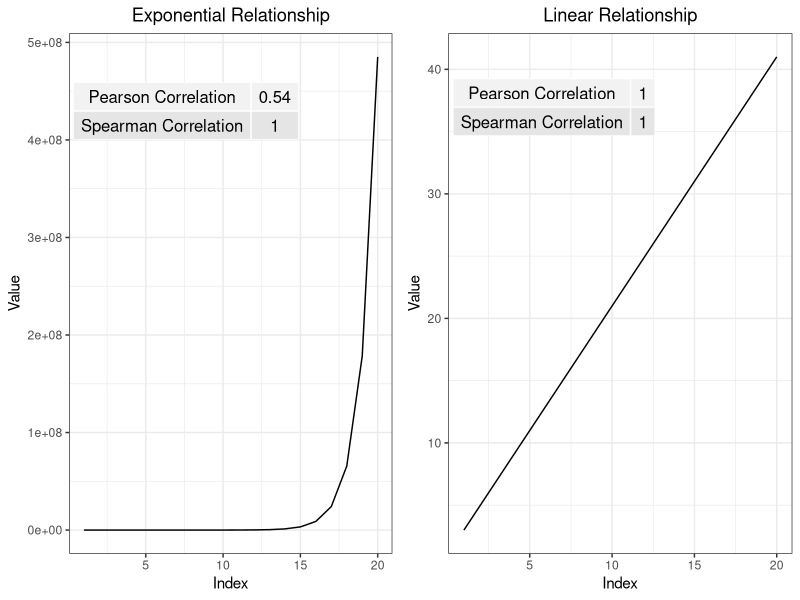
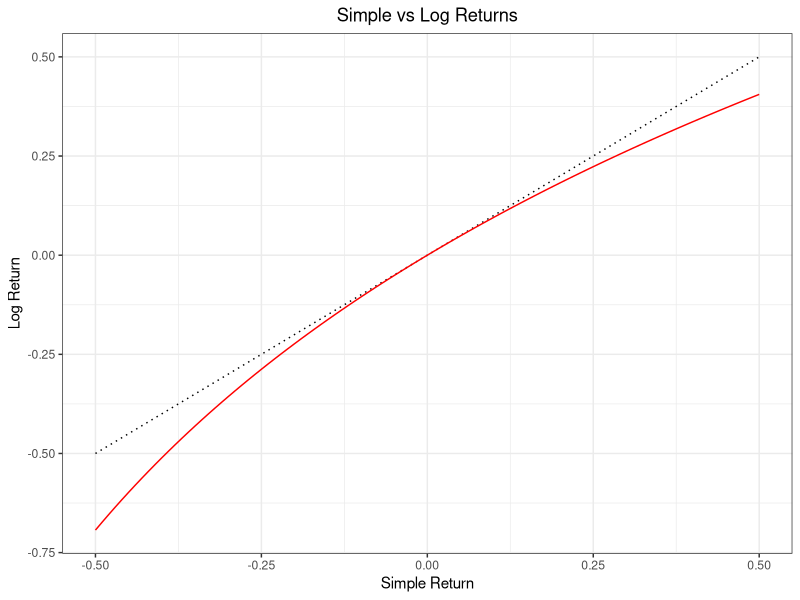
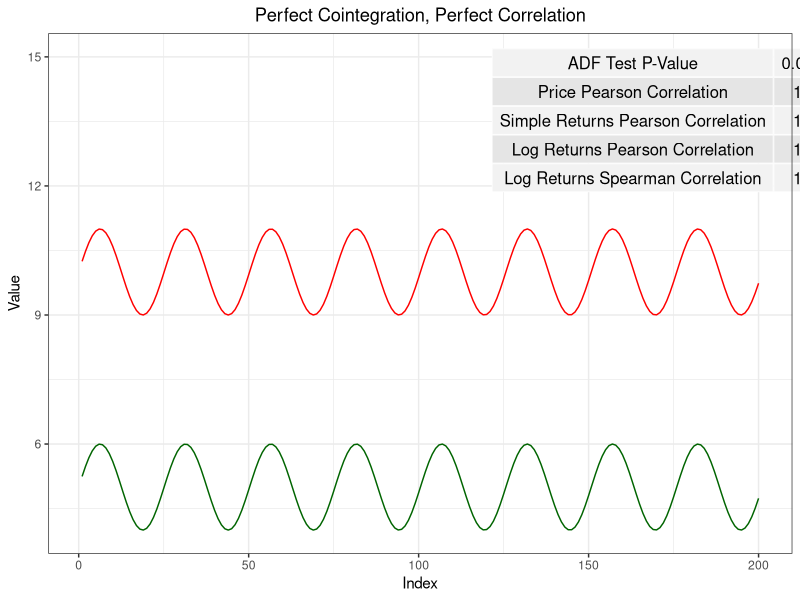
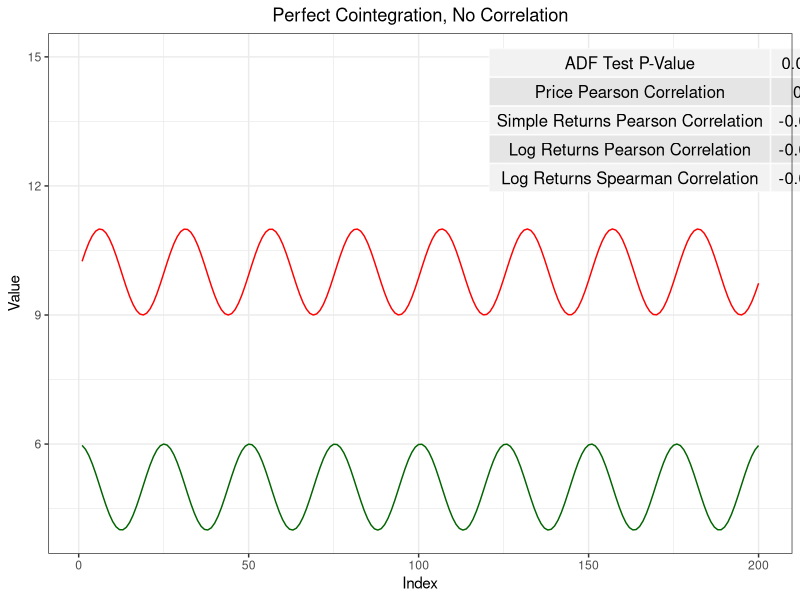
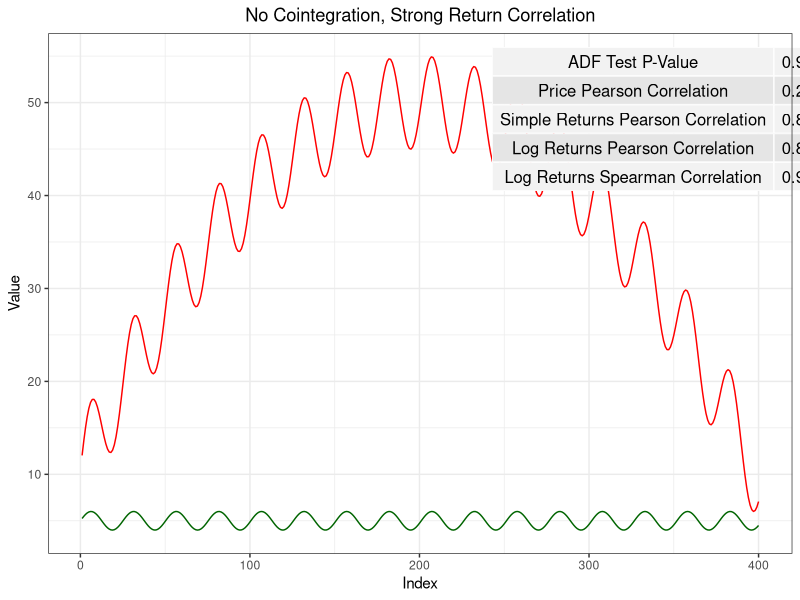
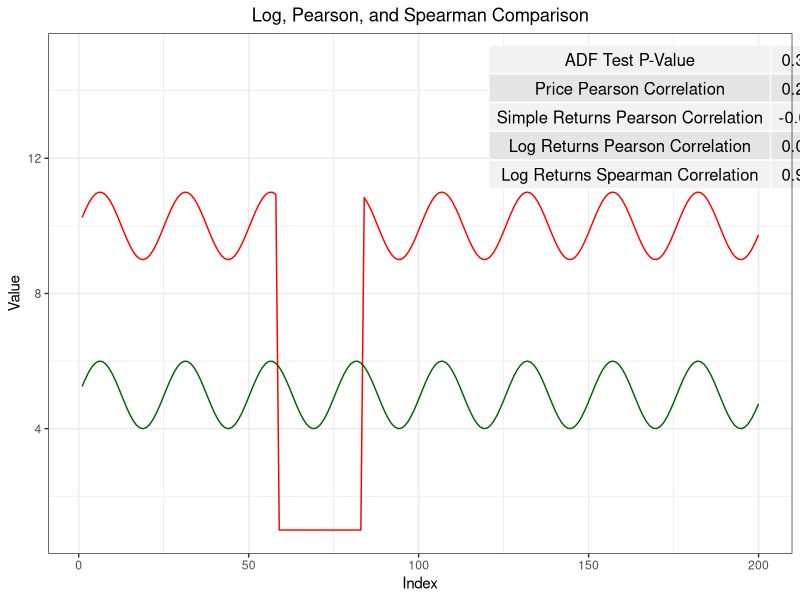
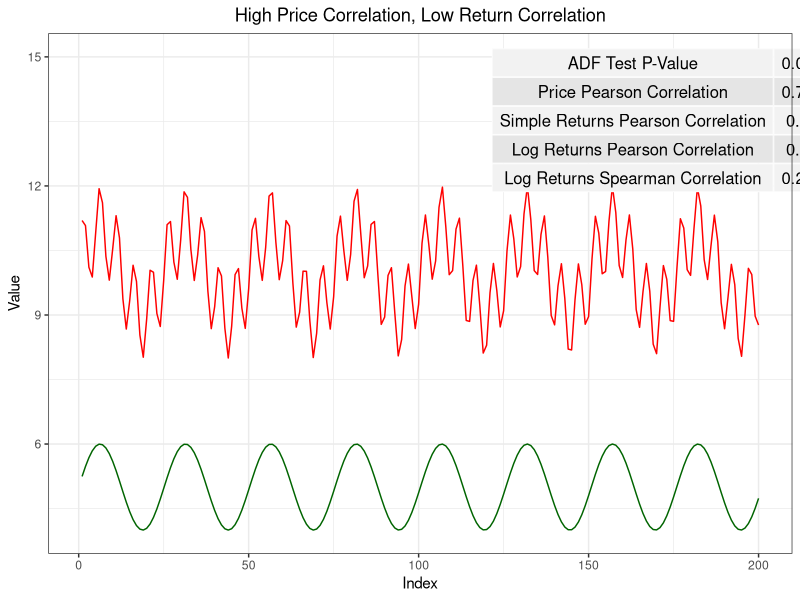
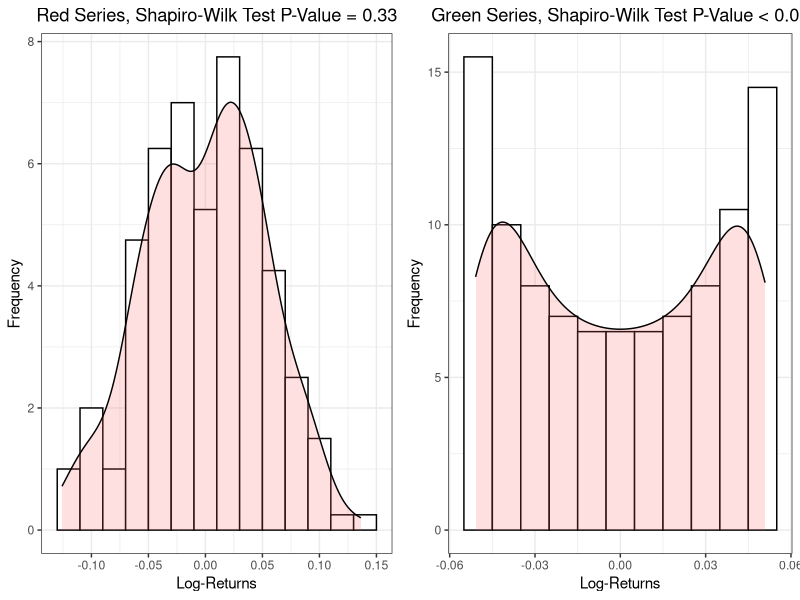

Generate these figures, in order, with R:
## ---- chunk 1
require(tseries)
require(ggplot2)
require(reshape2)
require(gridExtra)
## ---- chunk 2
calc_rets <- function(sig){
  # calculates returns and log returns of a provided signal
  # signal is assumed to be price
  # faster computation than looping structure
  sig$returns = NA; sig$log_returns = NA 
  l = seq(length(sig$price))[2:length(sig$price)]       # sequence indices 
  sig$log_returns[l] = log(sig$price[l]/sig$price[l-1]) # log returns
  sig$returns[l] = sig$price[l]/sig$price[l-1]-1        # returns
  sig = na.omit(sig)                                    # remove NA's
}

analysis <- function(top.sig, bot.sig){
  # takes in top signal and bottom signal
  # performs common analysis in this workspace (i.e. pearson cor, spearman cor, & p_val from ADF test)
  
  # p-val from ADF test
  linmod = lm(top.sig~bot.sig)
  adf_results = adf.test(linmod$residuals, k=1)
  adf_p_val = adf_results$p.value
  
  pearson_cor = cor(top.sig, bot.sig, method = 'pearson') # pearson cor
  spearman_cor = cor(top.sig, bot.sig, method = 'spearman') # spearman cor
  
  results = as.data.frame(pearson_cor); colnames(results) = 'pearson' 
  results$spearman = spearman_cor
  results$pval = adf_p_val
  
  return(results)
}

graphNtable <- function(top.sig, bot.sig, y_table, x_table, title){
  # takes in two signals, uses previous function to produce plots with tables of useful statistics
  # y_table is used to position the table on the graph based on the y-axis
  
  top.mod = calc_rets(top.sig); bot.mod = calc_rets(bot.sig) # calculate returns & log-returns
  
  results = round(rbind(analysis(top.mod$price,       bot.mod$price),
                        analysis(top.mod$returns,     bot.mod$returns),
                        analysis(top.mod$log_returns, bot.mod$log_returns)),2)
  
  signals = cbind(top.mod$price,bot.mod$price)
  colnames(signals) = c('top','bot')
  signals = melt(signals, id.vars = index)
  
  gg = ggplot(data = signals, aes(x = Var1, y = value, group = Var2, color = Var2, ymax = 15)) + geom_line() + 
    ggtitle(title) + 
    labs(x="Index",y="Value") + scale_color_manual(values=c('red','darkgreen')) + theme_bw() + 
    theme(legend.position = 'none', plot.title = element_text(hjust = 0.5))
  
  table = matrix(nrow = 5, ncol = 2)
  table[1,1] = 'ADF Test P-Value'
  table[2,1] = 'Price Pearson Correlation'
  table[3,1] = 'Simple Returns Pearson Correlation'
  table[4,1] = 'Log Returns Pearson Correlation'
  table[5,1] = 'Log Returns Spearman Correlation'
  table[1,2] = results$pval[1]
  table[2,2] = results$pearson[1]
  table[3,2] = results$pearson[2]
  table[4,2] = results$pearson[3]
  table[5,2] = results$spearman[3]
  table = as.table(table)
  
  ggtable = annotation_custom(tableGrob(table,rows=NULL,cols=NULL), xmin = x_table, ymin = y_table)
  
  return(gg + ggtable)
}

## ---- chunk 3
# exponential curve
X = seq(20) 
Y = exp(seq(20))
Y.random = rnorm(20, Y, Y)

signals = as.data.frame(cbind(X,Y))
colnames(signals) = c('X','Y')

gg1 = ggplot(data = signals, aes(x = X, y = Y, ymax = 15)) + 
  geom_line() + 
  ggtitle('Exponential Relationship') + 
  labs(x="Index",y="Value") + scale_color_manual(values=c('red')) + theme_bw() + 
  theme(legend.position = 'none', plot.title = element_text(hjust = 0.5))

table = matrix(nrow = 2, ncol = 2)
table[1,1] = 'Pearson Correlation'
table[2,1] = 'Spearman Correlation'
table[1,2] = round(cor(X, Y, method = 'pearson'),2)
table[2,2] = round(cor(X, Y, method = 'spearman'),2)
table = as.table(table)

ggtable1 = annotation_custom(tableGrob(table,rows=NULL,cols=NULL), xmin = -5.75, ymin = 3.5e+08)

# linear curve
X = seq(20)
Y = (2*seq(20) + 1)

signals = as.data.frame(cbind(X,Y))
colnames(signals) = c('X','Y')

gg2 = ggplot(data = signals, aes(x = X, y = Y, ymax = 15)) + 
  geom_line() + 
  ggtitle('Linear Relationship') + 
  labs(x="Index",y="Value") + scale_color_manual(values=c('red')) + theme_bw() + 
  theme(legend.position = 'none', plot.title = element_text(hjust = 0.5))

table = matrix(nrow = 2, ncol = 2)
table[1,1] = 'Pearson Correlation'
table[2,1] = 'Spearman Correlation'
table[1,2] = round(cor(X, Y, method = 'pearson'),2)
table[2,2] = cor(X, Y, method = 'spearman')
table = as.table(table)

ggtable2 = annotation_custom(tableGrob(table,rows=NULL,cols=NULL), xmin = -8, ymin = 31)

grid.arrange(gg1+ggtable1, gg2+ggtable2, ncol=2)
## ---- chunk 4
index = seq(-0.5,0.5,0.01)
lin = seq(-0.5,0.5,0.01)
logged = log(lin+1)
rets1 = as.data.frame(cbind(index,'linear',lin)); colnames(rets1) = c('Var1','Var2','value')
rets2 = as.data.frame(cbind(index,'logged',logged)); colnames(rets2) = c('Var1','Var2','value')
rets = rbind(rets1,rets2)
rets$Var1 = as.numeric(as.character(rets$Var1))
rets$value = as.numeric(as.character(rets$value))

ggplot(data = rets, aes(x = Var1, y = value, group = Var2, color = Var2)) + geom_line(aes(linetype = Var2)) +
  ggtitle('Simple vs Log Returns') +
  labs(x="Simple Return",y="Log Return") + scale_color_manual(values=c('black','red')) + theme_bw() + 
  theme(legend.position = 'none', plot.title = element_text(hjust = 0.5)) + 
  scale_linetype_manual(values=c(3,1))
## ---- chunk 5
top = as.data.frame(sin(seq(0,50,0.25))+10); colnames(top) = 'price'
bot = as.data.frame(sin(seq(0,50,0.25))+5); colnames(bot) = 'price'
## ---- chunk 6
graphNtable(top, bot, y_table = 11.5, x_table = 130, title = 'Perfect Cointegration, Perfect Correlation')
## ---- chunk 7
top = as.data.frame(sin(seq(0,50,0.25))+10); colnames(top) = 'price'
bot = as.data.frame(sin(seq(pi/2,50+(pi/2),0.25))+5); colnames(bot) = 'price'
## ---- chunk 8
graphNtable(top, bot, y_table = 11.5, x_table = 130,title = 'Perfect Cointegration, No Correlation')
## ---- chunk 9
top = as.data.frame(5*sin(seq(0,100,0.25))+10); colnames(top) = 'price'
bot = as.data.frame(sin(seq(0,100,0.25))+5); colnames(bot) = 'price'

top$price = top$price + (-(seq(nrow(top))-200)^2)*0.001+40 # add a parabolic curve to top
## ---- chunk 10
graphNtable(top, bot, y_table = 39, x_table = 260,title = 'No Cointegration, Strong Return Correlation')
## ---- chunk 11
top = as.data.frame(sin(seq(0,50,0.25))+10); colnames(top) = 'price'
bot = as.data.frame(sin(seq(0,50,0.25))+5); colnames(bot) = 'price'

period = 25
anomalies = seq(period)+sample.int(length(bot$price) - period, 1) - 1 # add anomalies
top$price[anomalies] = 0.00*top$price[anomalies] + 1
## ---- chunk 12
graphNtable(top, bot, y_table = 10.75, x_table = 130,title = 'Log, Pearson, and Spearman Comparison')
## ---- chunk 13
top = as.data.frame(sin(seq(0,50,0.25))+sin(5*seq(0,50,0.25))+10); colnames(top) = 'price'
bot = as.data.frame(sin(seq(0,50,0.25))+5); colnames(bot) = 'price'
## ---- chunk 14
graphNtable(top, bot, y_table = 11.5, x_table = 130,title = 'High Price Correlation, Low Return Correlation')
## ---- chunk 15
top = as.data.frame(sin(seq(0,50,0.25))+10); colnames(top) = 'price'
bot = as.data.frame(sin(seq(0,50,0.25))+5); colnames(bot) = 'price'
## ---- chunk 16
noise = runif(length(top$price),0,1.25); top$price = top$price + noise
## ---- chunk 17
top.noise = calc_rets(top); bot.nonoise = calc_rets(bot) # calculate returns & log-returns

s1 = shapiro.test(top.noise$log_returns)
gg.top = ggplot(as.data.frame(top.noise$log_returns), aes(x=top.noise$log_returns)) + 
  geom_histogram(aes(y=..density..), colour="black", fill="white", binwidth=0.02) +
  labs(title=paste0('Red Series, Shapiro-Wilk Test P-Value = ',round(as.numeric(s1[2]),2)),
       x="Log-Returns", y = "Frequency") +
  geom_density(alpha=.2, fill="#FF6666")+ 
  theme_bw()+
  theme(plot.title = element_text(hjust = 0.5))

s2 = shapiro.test(bot.nonoise$log_returns)
gg.bot = ggplot(as.data.frame(bot.nonoise$log_returns), aes(x=bot.nonoise$log_returns)) + 
  geom_histogram(aes(y=..density..), colour="black", fill="white", binwidth=0.01) +
  labs(title=paste0('Green Series, Shapiro-Wilk Test P-Value < 0.01'),
       x="Log-Returns", y = "Frequency") +
  geom_density(alpha=.2, fill="#FF6666")+ 
  theme_bw()+
  theme(plot.title = element_text(hjust = 0.5))

grid.arrange(gg.top, gg.bot, ncol=2)
## ---- chunk 18
graphNtable(top, bot, y_table = 11.5, x_table = 130,title = '')
## ---- chunk 19
noise = runif(length(bot$price),0,1.25); bot$price = bot$price + noise
## ---- chunk 20
graphNtable(top, bot, y_table = 11.5, x_table = 130,title = '')
